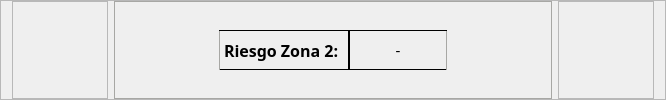
                    <widget class="QFrame" name="frame_29">
                     <property name="minimumSize">
                      <size>
                       <width>96</width>
                       <height>70</height>
                      </size>
                     </property>
                     <property name="maximumSize">
                      <size>
                       <width>16777215</width>
                       <height>100</height>
                      </size>
                     </property>
                     <property name="frameShape">
                      <enum>QFrame::StyledPanel</enum>
                     </property>
                     <property name="frameShadow">
                      <enum>QFrame::Raised</enum>
                     </property>
                     <layout class="QHBoxLayout" name="horizontalLayout_12">
                      <property name="topMargin">
                       <number>0</number>
                      </property>
                      <property name="bottomMargin">
                       <number>0</number>
                      </property>
                      <item>
                       <widget class="QFrame" name="frame_46">
                        <property name="minimumSize">
                         <size>
                          <width>96</width>
                          <height>0</height>
                         </size>
                        </property>
                        <property name="frameShape">
                         <enum>QFrame::StyledPanel</enum>
                        </property>
                        <property name="frameShadow">
                         <enum>QFrame::Raised</enum>
                        </property>
                       </widget>
                      </item>
                      <item>
                       <widget class="QFrame" name="colorZone2T">
                        <property name="sizePolicy">
                         <sizepolicy hsizetype="Expanding" vsizetype="Preferred">
                          <horstretch>0</horstretch>
                          <verstretch>0</verstretch>
                         </sizepolicy>
                        </property>
                        <property name="minimumSize">
                         <size>
                          <width>98</width>
                          <height>0</height>
                         </size>
                        </property>
                        <property name="styleSheet">
                         <string notr="true">background: qlineargradient(spread:pad,x1: 0, y1: 0, x2: 1, y2: 0,
                                 stop: 0 rgb(122, 124, 151), stop: 0.48 rgb(198, 197, 195),
                                 stop: 0.52 rgb(198, 197, 195), stop: 1.0  rgb(122, 124, 151));
border-radius:0px;
border:1px solid rgb(167, 167, 164);</string>
                        </property>
                        <property name="frameShape">
                         <enum>QFrame::StyledPanel</enum>
                        </property>
                        <property name="frameShadow">
                         <enum>QFrame::Raised</enum>
                        </property>
                        <layout class="QHBoxLayout" name="horizontalLayout_22">
                         <property name="spacing">
                          <number>0</number>
                         </property>
                         <item>
                          <spacer name="horizontalSpacer_18">
                           <property name="orientation">
                            <enum>Qt::Horizontal</enum>
                           </property>
                           <property name="sizeType">
                            <enum>QSizePolicy::Expanding</enum>
                           </property>
                           <property name="sizeHint" stdset="0">
                            <size>
                             <width>95</width>
                             <height>20</height>
                            </size>
                           </property>
                          </spacer>
                         </item>
                         <item>
                          <widget class="QLabel" name="label_24">
                           <property name="minimumSize">
                            <size>
                             <width>98</width>
                             <height>20</height>
                            </size>
                           </property>
                           <property name="maximumSize">
                            <size>
                             <width>140</width>
                             <height>40</height>
                            </size>
                           </property>
                           <property name="font">
                            <font>
                             <family>Bell MT</family>
                             <pointsize>12</pointsize>
                             <bold>true</bold>
                            </font>
                           </property>
                           <property name="styleSheet">
                            <string notr="true">border-radius:0px;
border-top: 1px solid;
border-bottom: 1px solid;
border-right: 1px solid;
background-color:rgba(0, 0, 0, 0);</string>
                           </property>
                           <property name="text">
                            <string>Riesgo Zona 2: </string>
                           </property>
                          </widget>
                         </item>
                         <item>
                          <widget class="QLabel" name="txtZona2T">
                           <property name="minimumSize">
                            <size>
                             <width>98</width>
                             <height>20</height>
                            </size>
                           </property>
                           <property name="maximumSize">
                            <size>
                             <width>55</width>
                             <height>40</height>
                            </size>
                           </property>
                           <property name="font">
                            <font>
                             <family>Rockwell</family>
                             <pointsize>11</pointsize>
                            </font>
                           </property>
                           <property name="styleSheet">
                            <string notr="true">border-radius:0px;
border-top: 1px solid;
border-bottom: 1px solid;
border-left: 1px solid;
background-color:rgba(0, 0, 0, 0);</string>
                           </property>
                           <property name="text">
                            <string>-</string>
                           </property>
                           <property name="alignment">
                            <set>Qt::AlignCenter</set>
                           </property>
                          </widget>
                         </item>
                         <item>
                          <spacer name="horizontalSpacer_19">
                           <property name="orientation">
                            <enum>Qt::Horizontal</enum>
                           </property>
                           <property name="sizeType">
                            <enum>QSizePolicy::Expanding</enum>
                           </property>
                           <property name="sizeHint" stdset="0">
                            <size>
                             <width>95</width>
                             <height>20</height>
                            </size>
                           </property>
                          </spacer>
                         </item>
                        </layout>
                       </widget>
                      </item>
                      <item>
                       <widget class="QFrame" name="frame_44">
                        <property name="minimumSize">
                         <size>
                          <width>96</width>
                          <height>0</height>
                         </size>
                        </property>
                        <property name="frameShape">
                         <enum>QFrame::StyledPanel</enum>
                        </property>
                        <property name="frameShadow">
                         <enum>QFrame::Raised</enum>
                        </property>
                       </widget>
                      </item>
                     </layout>
                    </widget>
